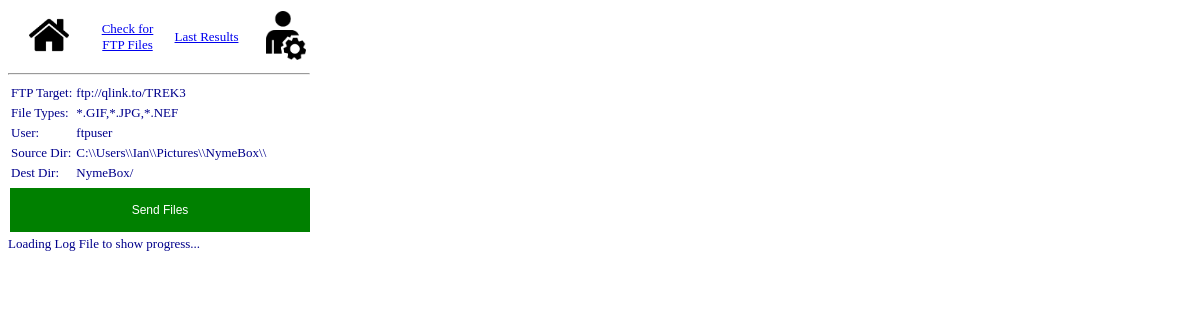
The app's page /, older data.
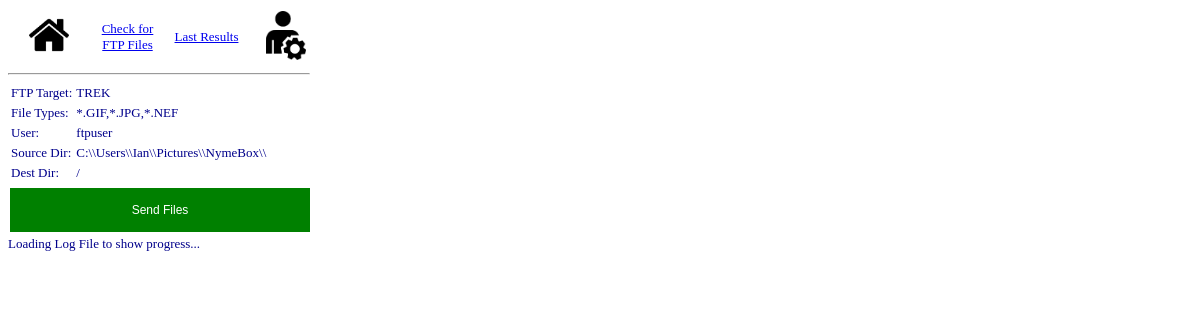
The same page, newer data.
### Basic/models.py (models this page shows)
class ConfigItem(models.Model):
    Manager = models.Manager()
    FtpURL = models.CharField(max_length=250, default='TREK')
    FileTypeList = models.CharField(max_length=250, default='*.GIF,*.JPG')
    FTPUser = models.CharField(max_length=250, default='ftpuser')
    FTPPassword = models.CharField(max_length=250, default='')
    SourceDir = models.CharField(max_length=250, default='/var/www/NymeBox/SDCARD/**')
    DestDir = models.CharField(max_length=20, default='/NymeBox')
    ProcMode = models.CharField(max_length=30, db_index=True, default='TEST', primary_key=True)
    LastLog = models.TextField(default='')
    MovedFiles = models.TextField(default='')

### Basic/views.py (the view)
# urls.py: path('', views.nymebox_home, name='nymebox_home'),
def nymebox_home(request):
        config = ConfigItem.Manager.raw(configQuery, [app_mode])
        return render(request, 'nymebox_home.html', {'config':config[0], 'ftpbutton':'default', 'resetbutton':'none'})

### Basic/templates/nymebox_home.html (shortened to what this page needs)
{% extends 'nymebox/nymebox_base.html' %}
{% block content %}
<body style="color:darkblue;font-size: small;"></body>
<table>
<tr><td>FTP Target: </td><td> {{ config.FtpURL }}</td></tr>
<tr><td>File Types: </td><td>{{ config.FileTypeList }}</td></tr>
<tr><td>User: </td><td>{{ config.FTPUser }}</td></tr>
<tr><td>Source Dir: </td><td>{{ config.SourceDir }}</td></tr>
<tr><td>Dest Dir: </td><td>{{ config.DestDir }}</td></tr>
</table>
<form action="do_ftp/" name="FTP" method="POST">
  <button type="submit" value="Send via FTP" class="FTP" id="FTPButton" style="display: {{ ftpbutton }};"> Send Files </button>
</form>
<div id="div1">Loading Log File to show progress...</div>
</body>
{% endblock %}

### Basic/templates/nymebox/nymebox_base.html (shortened to what this page needs)
<!DOCTYPE HTML>
{% load static %}
<html>
<body>
  <table>
    <tr>
    <td width="75" align="center">
    <a href="/"><img src="{% static "home.png" %}" width="40"/>
    </td>
    <td width="75" align="center">
    <a href="/ftpCheck">
    Check for FTP Files
    </a>
    </td>
    <td width="75"align="center">
    <a href="/last_results">
    Last Results
    </a>
    </td>
    <td width="75" align="center">
    <a href="/admin/Basic/configitem/1/change/">
      <img src="{% static "admin.png" %}" width="40"/>
    </a>
    </td>
    </tr>
</table>
<hr width="300" align="left">
{% block content %}
{% endblock %}
</body>
</html>

### Basic/templates/nymebox_home.html (style rules this page uses)
.FTP { background-color: green; border: none; color: white; padding: 15px 32px; text-align: center; text-decoration: none; display: inline-block; font-size: 12px; margin: 4px 2px; cursor: pointer; width: 300px; }

Row changes from the older to the newer data that the page shows:
changed ConfigItem "*.GIF,*.JPG,*.NEF": FtpURL "ftp://qlink.to/TREK3" → "TREK"; DestDir "NymeBox/" → "/"
